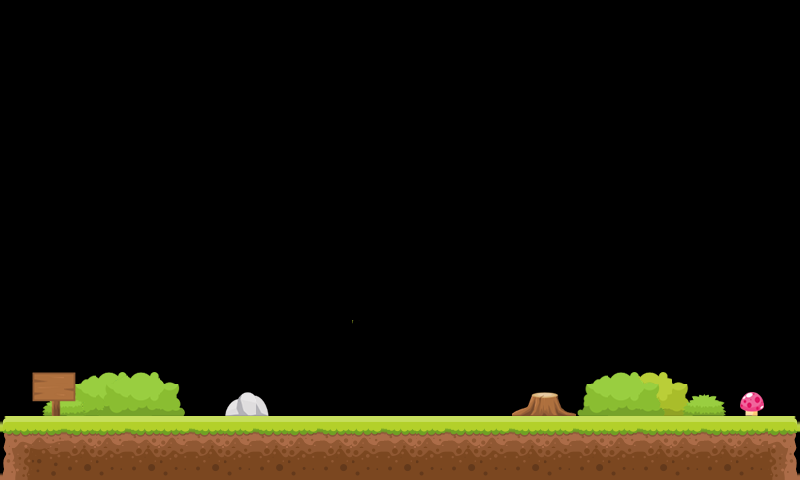

A level layout from a 2D game, rendered from its tile map. Below: a short description, then the map file with tile-grid data replaced by summaries:
An orthogonal 25x15 tile map with 32x32 px tiles, 3 tile layers (Слой тайлов 1, Слой тайлов 2, Слой тайлов 3) and 21 objects (LEFTWALL, SKYWALL, RIGHTWALL).

<map version="1.0" orientation="orthogonal" renderorder="right-down" width="25" height="15" tilewidth="32" tileheight="32" nextobjectid="314">
 <tileset firstgid="1" name="tile2" tilewidth="32" tileheight="32" spacing="4" margin="4" tilecount="196" columns="14">
  <image source="tmx/tile2.png" width="512" height="512" />
 </tileset>
 <layer name="Слой тайлов 1" width="25" height="15">
  <data>[375 cells, 192 non-empty, 41 distinct tile ids]</data>
 </layer>
 <objectgroup name="object" width="25" height="15">
  <object id="24" x="0" y="416" width="798" height="64" />
  <object id="17" name="LEFTWALL" x="1" y="1" width="5" height="480" />
  <object id="18" name="SKYWALL" x="3" y="0" width="800" height="5" />
  <object id="19" name="RIGHTWALL" x="795" y="3" width="5" height="480" />
 </objectgroup>
 <layer name="Слой тайлов 2" width="25" height="15">
  <data>[375 cells, 25 non-empty, 17 distinct tile ids]</data>
 </layer>
 <objectgroup name="boxSmallDensity" width="25" height="15">
  <object id="285" x="320" y="384" width="32" height="32" />
  <object id="286" x="480" y="384" width="32" height="32" />
  <object id="298" x="320" y="320" width="32" height="32" />
  <object id="299" x="480" y="320" width="32" height="32" />
  <object id="300" x="320" y="288" width="32" height="32" />
  <object id="301" x="480" y="288" width="32" height="32" />
  <object id="302" x="320" y="256" width="32" height="32" />
  <object id="303" x="480" y="256" width="32" height="32" />
  <object id="304" x="320" y="192" width="32" height="32" />
  <object id="305" x="480" y="192" width="32" height="32" />
  <object id="306" x="320" y="160" width="32" height="32" />
  <object id="307" x="480" y="160" width="32" height="32" />
 </objectgroup>
 <layer name="Слой тайлов 3" width="25" height="15">
  <data>[375 cells, 4 non-empty, 4 distinct tile ids]</data>
 </layer>
 <objectgroup name="rectangleStaticSmall" width="25" height="15">
  <object id="287" x="320" y="352" width="64" height="32" />
  <object id="288" x="448" y="352" width="64" height="32" />
 </objectgroup>
 <objectgroup name="apple2" width="25" height="15">
  <object id="309" x="401" y="96" width="32" height="32" />
 </objectgroup>	
 <objectgroup name="rectangle2" width="25" height="15">
  <object id="312" x="320" y="128" width="192" height="32" />
  <object id="313" x="320" y="224" width="192" height="32" />
 </objectgroup>
</map>
